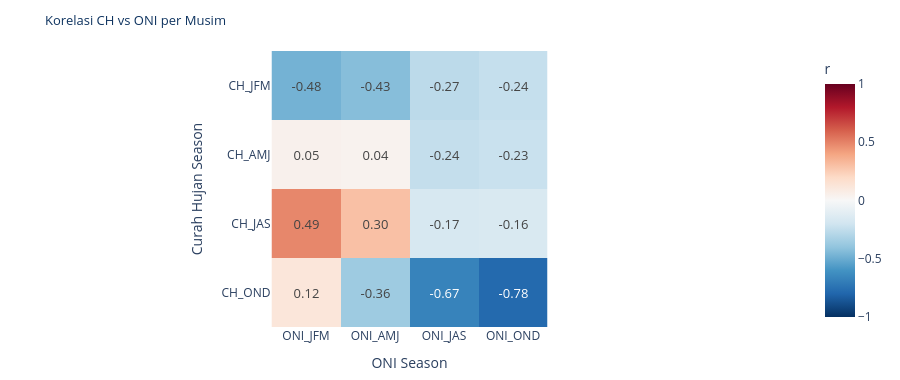

Write notebook code for a chart like this one.
### Markdown cell above
## 5. Heatmap Korelasi Parsial CH vs ONI per Musim

### Code cell
ch_cols  = [c for c in num_cols if c.startswith('CH_')]
oni_cols = [c for c in num_cols if c.startswith('ONI_')]
partial_corr = corr_df[ch_cols + oni_cols].corr().loc[ch_cols, oni_cols]

print('Matriks Korelasi Parsial CH vs ONI:')
print(partial_corr.round(3))

fig_partial = px.imshow(
    partial_corr,
    text_auto='.2f',
    color_continuous_scale='RdBu_r',
    zmin=-1, zmax=1,
    labels=dict(x='ONI Season', y='Curah Hujan Season', color='r'),
    title='Korelasi Curah Hujan vs ONI per Musim',
)
fig_partial.update_layout(
    plot_bgcolor='white', paper_bgcolor='white',
    title_font=dict(size=13, color='#0f3460'),
    height=380,
    margin=dict(l=20, r=20, t=50, b=20),
)
fig_partial.update_traces(textfont_size=13)
fig_partial.show()

### Figure 1 — Plotly figure (JSON) as saved in the notebook; plotly's stock layout.template omitted (floating-point values rounded to 4 significant figures)
{"data": [{"coloraxis": "coloraxis", "hovertemplate": "ONI Season: %{x}<br>Curah Hujan Season: %{y}<br>r: %{z}<extra></extra>", "name": "0", "textfont": {"size": 13}, "texttemplate": "%{z:.2f}", "type": "heatmap", "x": ["ONI_JFM", "ONI_AMJ", "ONI_JAS", "ONI_OND"], "xaxis": "x", "y": ["CH_JFM", "CH_AMJ", "CH_JAS", "CH_OND"], "yaxis": "y", "z": [[-0.4759, -0.4272, -0.2657, -0.2382], [0.04763, 0.03786, -0.2426, -0.2265], [0.4882, 0.2991, -0.1686, -0.1602], [0.12, -0.3614, -0.6709, -0.7808]]}], "layout": {"coloraxis": {"cmax": 1, "cmin": -1, "colorbar": {"title": {"text": "r"}}, "colorscale": [[0, "rgb(5,48,97)"], [0.1, "rgb(33,102,172)"], [0.2, "rgb(67,147,195)"], [0.3, "rgb(146,197,222)"], [0.4, "rgb(209,229,240)"], [0.5, "rgb(247,247,247)"], [0.6, "rgb(253,219,199)"], [0.7, "rgb(244,165,130)"], [0.8, "rgb(214,96,77)"], [0.9, "rgb(178,24,43)"], [1, "rgb(103,0,31)"]]}, "height": 380, "margin": {"b": 20, "l": 20, "r": 20, "t": 50}, "paper_bgcolor": "white", "plot_bgcolor": "white", "title": {"font": {"color": "#0f3460", "size": 13}, "text": "Korelasi CH vs ONI per Musim"}, "xaxis": {"anchor": "y", "constrain": "domain", "domain": [0, 1], "scaleanchor": "y", "title": {"text": "ONI Season"}}, "yaxis": {"anchor": "x", "autorange": "reversed", "constrain": "domain", "domain": [0, 1], "title": {"text": "Curah Hujan Season"}}}}
